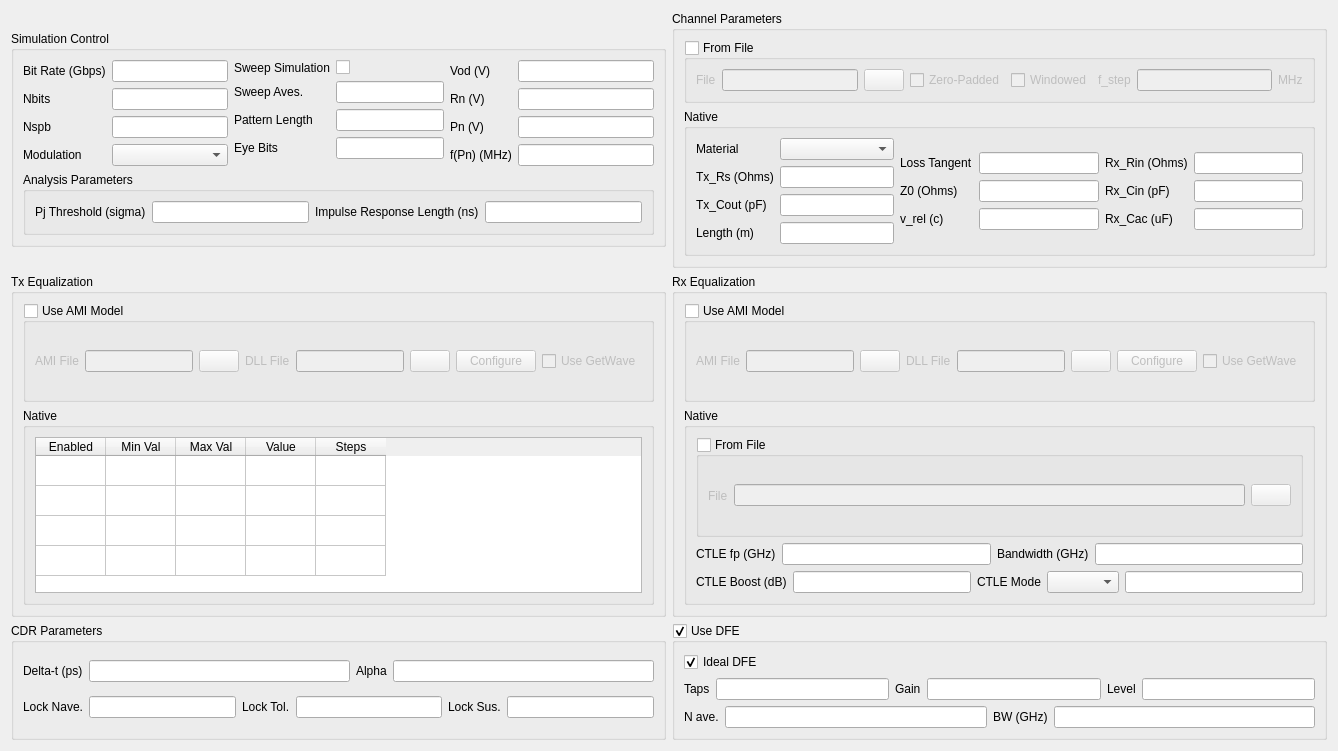
      <widget class="QWidget" name="config_tab">
       <attribute name="title">
        <string>Configuration</string>
       </attribute>
       <layout class="QGridLayout" name="gridLayout">
        <item row="1" column="0">
         <widget class="QGroupBox" name="tx_equalization">
          <property name="sizePolicy">
           <sizepolicy hsizetype="Preferred" vsizetype="Preferred">
            <horstretch>0</horstretch>
            <verstretch>3</verstretch>
           </sizepolicy>
          </property>
          <property name="title">
           <string>Tx Equalization</string>
          </property>
          <layout class="QVBoxLayout" name="verticalLayout_17">
           <item>
            <widget class="QGroupBox" name="groupBox_7">
             <property name="sizePolicy">
              <sizepolicy hsizetype="Preferred" vsizetype="Expanding">
               <horstretch>0</horstretch>
               <verstretch>1</verstretch>
              </sizepolicy>
             </property>
             <property name="title">
              <string>Use AMI Model</string>
             </property>
             <property name="checkable">
              <bool>true</bool>
             </property>
             <property name="checked">
              <bool>false</bool>
             </property>
             <layout class="QHBoxLayout" name="horizontalLayout_2">
              <item>
               <widget class="QLabel" name="label_17">
                <property name="text">
                 <string>AMI File</string>
                </property>
               </widget>
              </item>
              <item>
               <widget class="QLineEdit" name="tx_ami_filename"/>
              </item>
              <item>
               <widget class="QPushButton" name="load_tx_ami_file">
                <property name="maximumSize">
                 <size>
                  <width>40</width>
                  <height>16777215</height>
                 </size>
                </property>
                <property name="text">
                 <string/>
                </property>
               </widget>
              </item>
              <item>
               <widget class="QLabel" name="label_22">
                <property name="text">
                 <string>DLL File</string>
                </property>
               </widget>
              </item>
              <item>
               <widget class="QLineEdit" name="tx_dll_filename"/>
              </item>
              <item>
               <widget class="QPushButton" name="load_tx_dll_file">
                <property name="maximumSize">
                 <size>
                  <width>40</width>
                  <height>16777215</height>
                 </size>
                </property>
                <property name="text">
                 <string/>
                </property>
               </widget>
              </item>
              <item>
               <widget class="QPushButton" name="configure_tx">
                <property name="text">
                 <string>Configure</string>
                </property>
               </widget>
              </item>
              <item>
               <widget class="QCheckBox" name="tx_use_getwave">
                <property name="text">
                 <string>Use GetWave</string>
                </property>
               </widget>
              </item>
             </layout>
            </widget>
           </item>
           <item>
            <widget class="QGroupBox" name="groupBox_8">
             <property name="sizePolicy">
              <sizepolicy hsizetype="Preferred" vsizetype="Preferred">
               <horstretch>0</horstretch>
               <verstretch>2</verstretch>
              </sizepolicy>
             </property>
             <property name="title">
              <string>Native</string>
             </property>
             <layout class="QVBoxLayout" name="verticalLayout_24">
              <item>
               <widget class="QTableWidget" name="tableWidget">
                <attribute name="horizontalHeaderDefaultSectionSize">
                 <number>70</number>
                </attribute>
                <attribute name="verticalHeaderVisible">
                 <bool>false</bool>
                </attribute>
                <row>
                 <property name="text">
                  <string>Pre-Tap</string>
                 </property>
                </row>
                <row>
                 <property name="text">
                  <string>Post-Tap 1</string>
                 </property>
                </row>
                <row>
                 <property name="text">
                  <string>Post-Tap 2</string>
                 </property>
                </row>
                <row>
                 <property name="text">
                  <string>Post-Tap 3</string>
                 </property>
                </row>
                <column>
                 <property name="text">
                  <string>Enabled</string>
                 </property>
                </column>
                <column>
                 <property name="text">
                  <string>Min Val</string>
                 </property>
                </column>
                <column>
                 <property name="text">
                  <string>Max Val</string>
                 </property>
                </column>
                <column>
                 <property name="text">
                  <string>Value</string>
                 </property>
                </column>
                <column>
                 <property name="text">
                  <string>Steps</string>
                 </property>
                </column>
               </widget>
              </item>
             </layout>
            </widget>
           </item>
          </layout>
         </widget>
        </item>
        <item row="0" column="0">
         <widget class="QGroupBox" name="simulation_control">
          <property name="sizePolicy">
           <sizepolicy hsizetype="Preferred" vsizetype="Maximum">
            <horstretch>1</horstretch>
            <verstretch>0</verstretch>
           </sizepolicy>
          </property>
          <property name="title">
           <string>Simulation Control</string>
          </property>
          <layout class="QGridLayout" name="gridLayout_5">
           <item row="0" column="0">
            <layout class="QFormLayout" name="formLayout_17">
             <item row="0" column="0">
              <widget class="QLabel" name="bitRateGbpsLabel_3">
               <property name="text">
                <string>Bit Rate (Gbps)</string>
               </property>
              </widget>
             </item>
             <item row="0" column="1">
              <widget class="QLineEdit" name="bit_rate"/>
             </item>
             <item row="1" column="0">
              <widget class="QLabel" name="nbitsLabel_3">
               <property name="text">
                <string>Nbits</string>
               </property>
              </widget>
             </item>
             <item row="1" column="1">
              <widget class="QLineEdit" name="nbits"/>
             </item>
             <item row="2" column="0">
              <widget class="QLabel" name="nspbLabel_3">
               <property name="text">
                <string>Nspb</string>
               </property>
              </widget>
             </item>
             <item row="2" column="1">
              <widget class="QLineEdit" name="nspb"/>
             </item>
             <item row="3" column="0">
              <widget class="QLabel" name="modulationLabel_3">
               <property name="text">
                <string>Modulation</string>
               </property>
              </widget>
             </item>
             <item row="3" column="1">
              <widget class="QComboBox" name="mod_type"/>
             </item>
            </layout>
           </item>
           <item row="0" column="1">
            <layout class="QFormLayout" name="formLayout_18">
             <item row="0" column="0">
              <widget class="QLabel" name="sweepSimulationLabel">
               <property name="text">
                <string>Sweep Simulation</string>
               </property>
              </widget>
             </item>
             <item row="0" column="1">
              <widget class="QCheckBox" name="sweepSimulationCheckBox"/>
             </item>
             <item row="1" column="0">
              <widget class="QLabel" name="sweepAvesLabel_3">
               <property name="text">
                <string>Sweep Aves.</string>
               </property>
              </widget>
             </item>
             <item row="1" column="1">
              <widget class="QLineEdit" name="sweep_aves"/>
             </item>
             <item row="2" column="0">
              <widget class="QLabel" name="patternLengthLabel">
               <property name="text">
                <string>Pattern Length</string>
               </property>
              </widget>
             </item>
             <item row="2" column="1">
              <widget class="QLineEdit" name="pattern_len"/>
             </item>
             <item row="3" column="0">
              <widget class="QLabel" name="eyeBitsLabel_3">
               <property name="text">
                <string>Eye Bits</string>
               </property>
              </widget>
             </item>
             <item row="3" column="1">
              <widget class="QLineEdit" name="eye_bits"/>
             </item>
            </layout>
           </item>
           <item row="0" column="2">
            <layout class="QFormLayout" name="formLayout_24">
             <item row="0" column="0">
              <widget class="QLabel" name="vodVLabel_3">
               <property name="text">
                <string>Vod (V)</string>
               </property>
              </widget>
             </item>
             <item row="0" column="1">
              <widget class="QLineEdit" name="vod"/>
             </item>
             <item row="1" column="0">
              <widget class="QLabel" name="rnVLabel_3">
               <property name="text">
                <string>Rn (V)</string>
               </property>
              </widget>
             </item>
             <item row="1" column="1">
              <widget class="QLineEdit" name="random_noise"/>
             </item>
             <item row="2" column="0">
              <widget class="QLabel" name="pnVLabel_3">
               <property name="text">
                <string>Pn (V)</string>
               </property>
              </widget>
             </item>
             <item row="2" column="1">
              <widget class="QLineEdit" name="periodic_noise"/>
             </item>
             <item row="3" column="0">
              <widget class="QLabel" name="fPnMHzLabel_3">
               <property name="text">
                <string>f(Pn) (MHz)</string>
               </property>
              </widget>
             </item>
             <item row="3" column="1">
              <widget class="QLineEdit" name="f_pn"/>
             </item>
            </layout>
           </item>
           <item row="1" column="0" colspan="3">
            <widget class="QGroupBox" name="groupBox_20">
             <property name="sizePolicy">
              <sizepolicy hsizetype="Preferred" vsizetype="Maximum">
               <horstretch>0</horstretch>
               <verstretch>1</verstretch>
              </sizepolicy>
             </property>
             <property name="title">
              <string>Analysis Parameters</string>
             </property>
             <layout class="QHBoxLayout" name="horizontalLayout_23">
              <item>
               <widget class="QLabel" name="label_35">
                <property name="text">
                 <string>Pj Threshold (sigma)</string>
                </property>
               </widget>
              </item>
              <item>
               <widget class="QLineEdit" name="thresh"/>
              </item>
              <item>
               <widget class="QLabel" name="label_36">
                <property name="sizePolicy">
                 <sizepolicy hsizetype="Preferred" vsizetype="Minimum">
                  <horstretch>0</horstretch>
                  <verstretch>0</verstretch>
                 </sizepolicy>
                </property>
                <property name="text">
                 <string>Impulse Response Length (ns)</string>
                </property>
               </widget>
              </item>
              <item>
               <widget class="QLineEdit" name="impulse_response_length"/>
              </item>
             </layout>
            </widget>
           </item>
          </layout>
         </widget>
        </item>
        <item row="2" column="0">
         <widget class="QGroupBox" name="cdr_parameters">
          <property name="sizePolicy">
           <sizepolicy hsizetype="Preferred" vsizetype="Preferred">
            <horstretch>0</horstretch>
            <verstretch>1</verstretch>
           </sizepolicy>
          </property>
          <property name="title">
           <string>CDR Parameters</string>
          </property>
          <layout class="QVBoxLayout" name="verticalLayout_16">
           <item>
            <layout class="QHBoxLayout" name="horizontalLayout_7">
             <item>
              <widget class="QLabel" name="label_6">
               <property name="text">
                <string>Delta-t (ps)</string>
               </property>
              </widget>
             </item>
             <item>
              <widget class="QLineEdit" name="delta_t"/>
             </item>
             <item>
              <widget class="QLabel" name="label_7">
               <property name="text">
                <string>Alpha</string>
               </property>
              </widget>
             </item>
             <item>
              <widget class="QLineEdit" name="alpha"/>
             </item>
            </layout>
           </item>
           <item>
            <layout class="QHBoxLayout" name="horizontalLayout_6">
             <item>
              <widget class="QLabel" name="label_8">
               <property name="text">
                <string>Lock Nave.</string>
               </property>
              </widget>
             </item>
             <item>
              <widget class="QLineEdit" name="lock_num_averages"/>
             </item>
             <item>
              <widget class="QLabel" name="label_9">
               <property name="text">
                <string>Lock Tol.</string>
               </property>
              </widget>
             </item>
             <item>
              <widget class="QLineEdit" name="lock_tolerance"/>
             </item>
             <item>
              <widget class="QLabel" name="label_10">
               <property name="text">
                <string>Lock Sus.</string>
               </property>
              </widget>
             </item>
             <item>
              <widget class="QLineEdit" name="lock_sustain"/>
             </item>
            </layout>
           </item>
          </layout>
         </widget>
        </item>
        <item row="2" column="1">
         <widget class="QGroupBox" name="dfe_parameters">
          <property name="sizePolicy">
           <sizepolicy hsizetype="Preferred" vsizetype="Preferred">
            <horstretch>0</horstretch>
            <verstretch>1</verstretch>
           </sizepolicy>
          </property>
          <property name="title">
           <string>Use DFE</string>
          </property>
          <property name="checkable">
           <bool>true</bool>
          </property>
          <layout class="QVBoxLayout" name="verticalLayout_15">
           <item>
            <widget class="QCheckBox" name="checkBox">
             <property name="text">
              <string>Ideal DFE</string>
             </property>
             <property name="checked">
              <bool>true</bool>
             </property>
            </widget>
           </item>
           <item>
            <layout class="QHBoxLayout" name="horizontalLayout_5">
             <item>
              <widget class="QLabel" name="label">
               <property name="text">
                <string>Taps</string>
               </property>
              </widget>
             </item>
             <item>
              <widget class="QLineEdit" name="dfe_num_taps"/>
             </item>
             <item>
              <widget class="QLabel" name="label_2">
               <property name="text">
                <string>Gain</string>
               </property>
              </widget>
             </item>
             <item>
              <widget class="QLineEdit" name="dfe_gain"/>
             </item>
             <item>
              <widget class="QLabel" name="label_3">
               <property name="text">
                <string>Level</string>
               </property>
              </widget>
             </item>
             <item>
              <widget class="QLineEdit" name="dfe_level"/>
             </item>
            </layout>
           </item>
           <item>
            <layout class="QHBoxLayout" name="horizontalLayout_4">
             <item>
              <widget class="QLabel" name="label_4">
               <property name="text">
                <string>N ave.</string>
               </property>
              </widget>
             </item>
             <item>
              <widget class="QLineEdit" name="dfe_num_averages"/>
             </item>
             <item>
              <widget class="QLabel" name="label_5">
               <property name="text">
                <string>BW (GHz)</string>
               </property>
              </widget>
             </item>
             <item>
              <widget class="QLineEdit" name="dfe_bw"/>
             </item>
            </layout>
           </item>
          </layout>
         </widget>
        </item>
        <item row="0" column="1">
         <widget class="QGroupBox" name="channel_parameters">
          <property name="sizePolicy">
           <sizepolicy hsizetype="Preferred" vsizetype="Preferred">
            <horstretch>1</horstretch>
            <verstretch>2</verstretch>
           </sizepolicy>
          </property>
          <property name="title">
           <string>Channel Parameters</string>
          </property>
          <layout class="QVBoxLayout" name="verticalLayout_19">
           <item>
            <widget class="QGroupBox" name="groupBox_11">
             <property name="title">
              <string>From File</string>
             </property>
             <property name="checkable">
              <bool>true</bool>
             </property>
             <property name="checked">
              <bool>false</bool>
             </property>
             <layout class="QHBoxLayout" name="horizontalLayout_22">
              <item>
               <layout class="QHBoxLayout" name="horizontalLayout_21">
                <item>
                 <widget class="QLabel" name="label_32">
                  <property name="text">
                   <string>File</string>
                  </property>
                 </widget>
                </item>
                <item>
                 <widget class="QLineEdit" name="channel_filename"/>
                </item>
                <item>
                 <widget class="QPushButton" name="load_channel_file">
                  <property name="maximumSize">
                   <size>
                    <width>40</width>
                    <height>16777215</height>
                   </size>
                  </property>
                  <property name="text">
                   <string/>
                  </property>
                 </widget>
                </item>
                <item>
                 <widget class="QCheckBox" name="zero_padded">
                  <property name="text">
                   <string>Zero-Padded</string>
                  </property>
                 </widget>
                </item>
                <item>
                 <widget class="QCheckBox" name="windowed">
                  <property name="text">
                   <string>Windowed</string>
                  </property>
                 </widget>
                </item>
                <item>
                 <widget class="QLabel" name="label_33">
                  <property name="text">
                   <string>f_step</string>
                  </property>
                 </widget>
                </item>
                <item>
                 <widget class="QLineEdit" name="channel_f_step"/>
                </item>
                <item>
                 <widget class="QLabel" name="label_34">
                  <property name="text">
                   <string>MHz</string>
                  </property>
                 </widget>
                </item>
               </layout>
              </item>
             </layout>
            </widget>
           </item>
           <item>
            <widget class="QGroupBox" name="groupBox_12">
             <property name="title">
              <string>Native</string>
             </property>
             <layout class="QGridLayout" name="gridLayout_7">
              <item row="0" column="0">
               <layout class="QFormLayout" name="formLayout_14">
                <item row="1" column="0">
                 <widget class="QLabel" name="tx_RsOhmsLabel_3">
                  <property name="text">
                   <string>Tx_Rs (Ohms)</string>
                  </property>
                 </widget>
                </item>
                <item row="1" column="1">
                 <widget class="QLineEdit" name="tx_rs"/>
                </item>
                <item row="2" column="0">
                 <widget class="QLabel" name="tx_CoutPFLabel_3">
                  <property name="text">
                   <string>Tx_Cout (pF)</string>
                  </property>
                 </widget>
                </item>
                <item row="2" column="1">
                 <widget class="QLineEdit" name="tx_cout"/>
                </item>
                <item row="3" column="0">
                 <widget class="QLabel" name="lengthMLabel_3">
                  <property name="text">
                   <string>Length (m)</string>
                  </property>
                 </widget>
                </item>
                <item row="3" column="1">
                 <widget class="QLineEdit" name="channel_length"/>
                </item>
                <item row="0" column="0">
                 <widget class="QLabel" name="materialLabel">
                  <property name="text">
                   <string>Material</string>
                  </property>
                 </widget>
                </item>
                <item row="0" column="1">
                 <widget class="QComboBox" name="material"/>
                </item>
               </layout>
              </item>
              <item row="0" column="1">
               <layout class="QFormLayout" name="formLayout_15">
                <property name="formAlignment">
                 <set>Qt::AlignLeading|Qt::AlignLeft|Qt::AlignVCenter</set>
                </property>
                <item row="0" column="0">
                 <widget class="QLabel" name="lossTangentLabel">
                  <property name="text">
                   <string>Loss Tangent</string>
                  </property>
                 </widget>
                </item>
                <item row="0" column="1">
                 <widget class="QLineEdit" name="loss_tangent"/>
                </item>
                <item row="1" column="0">
                 <widget class="QLabel" name="z0OhmsLabel_3">
                  <property name="text">
                   <string>Z0 (Ohms)</string>
                  </property>
                 </widget>
                </item>
                <item row="1" column="1">
                 <widget class="QLineEdit" name="z0"/>
                </item>
                <item row="2" column="0">
                 <widget class="QLabel" name="v_relCLabel_3">
                  <property name="text">
                   <string>v_rel (c)</string>
                  </property>
                 </widget>
                </item>
                <item row="2" column="1">
                 <widget class="QLineEdit" name="v_rel"/>
                </item>
               </layout>
              </item>
              <item row="0" column="2">
               <layout class="QFormLayout" name="formLayout_16">
                <property name="formAlignment">
                 <set>Qt::AlignLeading|Qt::AlignLeft|Qt::AlignVCenter</set>
                </property>
                <item row="0" column="0">
                 <widget class="QLabel" name="rx_RinOhmsLabel_3">
                  <property name="text">
                   <string>Rx_Rin (Ohms)</string>
                  </property>
                 </widget>
                </item>
                <item row="0" column="1">
                 <widget class="QLineEdit" name="rx_rin"/>
                </item>
                <item row="1" column="0">
                 <widget class="QLabel" name="rx_CinPFLabel_3">
                  <property name="text">
                   <string>Rx_Cin (pF)</string>
                  </property>
                 </widget>
                </item>
                <item row="1" column="1">
                 <widget class="QLineEdit" name="rx_cin"/>
                </item>
                <item row="2" column="0">
                 <widget class="QLabel" name="rx_CacUFLabel_3">
                  <property name="text">
                   <string>Rx_Cac (uF)</string>
                  </property>
                 </widget>
                </item>
                <item row="2" column="1">
                 <widget class="QLineEdit" name="rx_cac"/>
                </item>
               </layout>
              </item>
             </layout>
            </widget>
           </item>
          </layout>
         </widget>
        </item>
        <item row="1" column="1">
         <widget class="QGroupBox" name="rx_equalization">
          <property name="sizePolicy">
           <sizepolicy hsizetype="Preferred" vsizetype="Preferred">
            <horstretch>0</horstretch>
            <verstretch>3</verstretch>
           </sizepolicy>
          </property>
          <property name="title">
           <string>Rx Equalization</string>
          </property>
          <layout class="QVBoxLayout" name="verticalLayout_18">
           <item>
            <widget class="QGroupBox" name="groupBox_9">
             <property name="sizePolicy">
              <sizepolicy hsizetype="Preferred" vsizetype="Preferred">
               <horstretch>0</horstretch>
               <verstretch>1</verstretch>
              </sizepolicy>
             </property>
             <property name="title">
              <string>Use AMI Model</string>
             </property>
             <property name="checkable">
              <bool>true</bool>
             </property>
             <property name="checked">
              <bool>false</bool>
             </property>
             <layout class="QHBoxLayout" name="horizontalLayout_3">
              <item>
               <widget class="QLabel" name="label_24">
                <property name="text">
                 <string>AMI File</string>
                </property>
               </widget>
              </item>
              <item>
               <widget class="QLineEdit" name="rx_ami_filename"/>
              </item>
              <item>
               <widget class="QPushButton" name="load_rx_ami_file">
                <property name="maximumSize">
                 <size>
                  <width>40</width>
                  <height>16777215</height>
                 </size>
                </property>
                <property name="text">
                 <string/>
                </property>
               </widget>
              </item>
              <item>
               <widget class="QLabel" name="label_25">
                <property name="text">
                 <string>DLL File</string>
                </property>
               </widget>
              </item>
              <item>
               <widget class="QLineEdit" name="rx_dll_filename"/>
              </item>
              <item>
               <widget class="QPushButton" name="load_rx_dll_file">
                <property name="sizePolicy">
                 <sizepolicy hsizetype="Minimum" vsizetype="Fixed">
                  <horstretch>0</horstretch>
                  <verstretch>0</verstretch>
                 </sizepolicy>
                </property>
                <property name="maximumSize">
                 <size>
                  <width>40</width>
                  <height>16777215</height>
                 </size>
                </property>
                <property name="text">
                 <string/>
                </property>
               </widget>
              </item>
              <item>
               <widget class="QPushButton" name="configure_rx">
                <property name="text">
                 <string>Configure</string>
                </property>
               </widget>
              </item>
              <item>
               <widget class="QCheckBox" name="rx_use_getwave">
                <property name="text">
                 <string>Use GetWave</string>
                </property>
               </widget>
              </item>
             </layout>
            </widget>
           </item>
           <item>
            <widget class="QGroupBox" name="groupBox_10">
             <property name="sizePolicy">
              <sizepolicy hsizetype="Preferred" vsizetype="Preferred">
               <horstretch>0</horstretch>
               <verstretch>2</verstretch>
              </sizepolicy>
             </property>
             <property name="title">
              <string>Native</string>
             </property>
             <layout class="QVBoxLayout" name="verticalLayout_20">
              <item>
               <widget class="QGroupBox" name="ctle_from_file">
                <property name="title">
                 <string>From File</string>
                </property>
                <property name="checkable">
                 <bool>true</bool>
                </property>
                <property name="checked">
                 <bool>false</bool>
                </property>
                <layout class="QHBoxLayout" name="horizontalLayout_8">
                 <item>
                  <widget class="QLabel" name="label_37">
                   <property name="text">
                    <string>File</string>
                   </property>
                  </widget>
                 </item>
                 <item>
                  <widget class="QLineEdit" name="ctle_filename"/>
                 </item>
                 <item>
                  <widget class="QPushButton" name="load_ctle_from_file">
                   <property name="maximumSize">
                    <size>
                     <width>40</width>
                     <height>16777215</height>
                    </size>
                   </property>
                   <property name="text">
                    <string/>
                   </property>
                  </widget>
                 </item>
                </layout>
               </widget>
              </item>
              <item>
               <layout class="QHBoxLayout" name="horizontalLayout_25">
                <item>
                 <widget class="QLabel" name="label_38">
                  <property name="text">
                   <string>CTLE fp (GHz)</string>
                  </property>
                 </widget>
                </item>
                <item>
                 <widget class="QLineEdit" name="ctle_fp"/>
                </item>
                <item>
                 <widget class="QLabel" name="label_39">
                  <property name="text">
                   <string>Bandwidth (GHz)</string>
                  </property>
                 </widget>
                </item>
                <item>
                 <widget class="QLineEdit" name="ctle_bandwidth"/>
                </item>
               </layout>
              </item>
              <item>
               <layout class="QHBoxLayout" name="horizontalLayout_26">
                <item>
                 <widget class="QLabel" name="label_40">
                  <property name="text">
                   <string>CTLE Boost (dB)</string>
                  </property>
                 </widget>
                </item>
                <item>
                 <widget class="QLineEdit" name="ctle_boost"/>
                </item>
                <item>
                 <widget class="QLabel" name="label_41">
                  <property name="text">
                   <string>CTLE Mode</string>
                  </property>
                 </widget>
                </item>
                <item>
                 <widget class="QComboBox" name="ctle_mode"/>
                </item>
                <item>
                 <widget class="QLineEdit" name="ctle_dc_offset_2"/>
                </item>
               </layout>
              </item>
             </layout>
            </widget>
           </item>
          </layout>
         </widget>
        </item>
       </layout>
      </widget>
